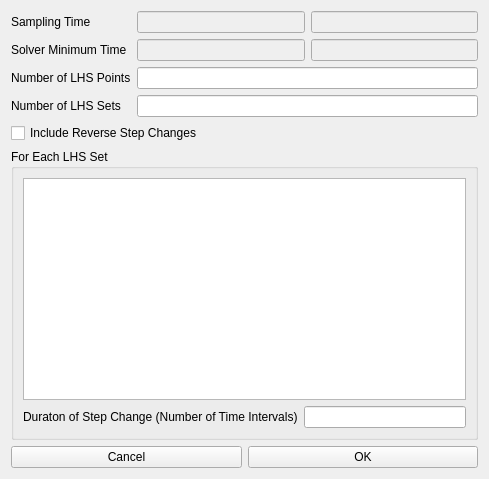
<?xml version="1.0" encoding="UTF-8"?>
<ui version="4.0">
 <class>stepChangeDlg</class>
 <widget class="QDialog" name="stepChangeDlg">
  <property name="geometry">
   <rect>
    <x>0</x>
    <y>0</y>
    <width>489</width>
    <height>479</height>
   </rect>
  </property>
  <property name="windowTitle">
   <string>Setp Change Sequence Dialog</string>
  </property>
  <layout class="QGridLayout" name="gridLayout_2">
   <item row="0" column="0">
    <layout class="QFormLayout" name="formLayout">
     <item row="0" column="0">
      <widget class="QLabel" name="label_SamplingTime">
       <property name="text">
        <string>Sampling Time</string>
       </property>
      </widget>
     </item>
     <item row="0" column="1">
      <layout class="QHBoxLayout" name="horizontalLayout">
       <item>
        <widget class="QLineEdit" name="lineEdit_SamplingTime">
         <property name="enabled">
          <bool>false</bool>
         </property>
        </widget>
       </item>
       <item>
        <widget class="QLineEdit" name="lineEdit_UnitSamplingTime">
         <property name="enabled">
          <bool>false</bool>
         </property>
         <property name="readOnly">
          <bool>true</bool>
         </property>
        </widget>
       </item>
      </layout>
     </item>
     <item row="1" column="0">
      <widget class="QLabel" name="label_SolverMinTime">
       <property name="text">
        <string>Solver Minimum Time</string>
       </property>
      </widget>
     </item>
     <item row="1" column="1">
      <layout class="QHBoxLayout" name="horizontalLayout_2">
       <item>
        <widget class="QLineEdit" name="lineEdit_SolverMinTime">
         <property name="enabled">
          <bool>false</bool>
         </property>
        </widget>
       </item>
       <item>
        <widget class="QLineEdit" name="lineEdit_UnitSolverMinTime">
         <property name="enabled">
          <bool>false</bool>
         </property>
         <property name="readOnly">
          <bool>true</bool>
         </property>
        </widget>
       </item>
      </layout>
     </item>
     <item row="2" column="0">
      <widget class="QLabel" name="label_NumberOfLHSPoints">
       <property name="text">
        <string>Number of LHS Points</string>
       </property>
      </widget>
     </item>
     <item row="2" column="1">
      <widget class="QLineEdit" name="lineEdit_NumberOfLHSPoints"/>
     </item>
     <item row="3" column="0">
      <widget class="QLabel" name="label_NumberOfLHSSets">
       <property name="text">
        <string>Number of LHS Sets</string>
       </property>
      </widget>
     </item>
     <item row="3" column="1">
      <widget class="QLineEdit" name="lineEdit_NumberOfLHSSets"/>
     </item>
     <item row="4" column="0" colspan="2">
      <widget class="QCheckBox" name="checkBox_IncludeReverse">
       <property name="text">
        <string>Include Reverse Step Changes</string>
       </property>
      </widget>
     </item>
    </layout>
   </item>
   <item row="1" column="0">
    <widget class="QGroupBox" name="groupBox_ForSelected">
     <property name="title">
      <string>For Each LHS Set</string>
     </property>
     <layout class="QGridLayout" name="gridLayout">
      <item row="0" column="0">
       <widget class="QListWidget" name="listWidget_SetList"/>
      </item>
      <item row="1" column="0">
       <layout class="QFormLayout" name="formLayout_2">
        <item row="0" column="1">
         <widget class="QLineEdit" name="lineEdit_Duration"/>
        </item>
        <item row="0" column="0">
         <widget class="QLabel" name="label_Duration">
          <property name="text">
           <string>Duraton of Step Change (Number of Time Intervals)</string>
          </property>
         </widget>
        </item>
       </layout>
      </item>
     </layout>
     <zorder>listWidget_SetList</zorder>
     <zorder>label_Duration</zorder>
     <zorder>lineEdit_Duration</zorder>
     <zorder>label_Duration</zorder>
    </widget>
   </item>
   <item row="2" column="0">
    <layout class="QHBoxLayout" name="horizontalLayout_3">
     <item>
      <widget class="QPushButton" name="pushButton_Cancel">
       <property name="text">
        <string>Cancel</string>
       </property>
       <property name="autoDefault">
        <bool>false</bool>
       </property>
      </widget>
     </item>
     <item>
      <widget class="QPushButton" name="pushButton_OK">
       <property name="text">
        <string>OK</string>
       </property>
       <property name="autoDefault">
        <bool>false</bool>
       </property>
      </widget>
     </item>
    </layout>
   </item>
  </layout>
 </widget>
 <tabstops>
  <tabstop>lineEdit_SamplingTime</tabstop>
  <tabstop>lineEdit_NumberOfLHSPoints</tabstop>
  <tabstop>lineEdit_NumberOfLHSSets</tabstop>
  <tabstop>checkBox_IncludeReverse</tabstop>
  <tabstop>listWidget_SetList</tabstop>
  <tabstop>lineEdit_Duration</tabstop>
  <tabstop>lineEdit_UnitSamplingTime</tabstop>
  <tabstop>lineEdit_UnitSolverMinTime</tabstop>
 </tabstops>
 <resources/>
 <connections/>
</ui>
